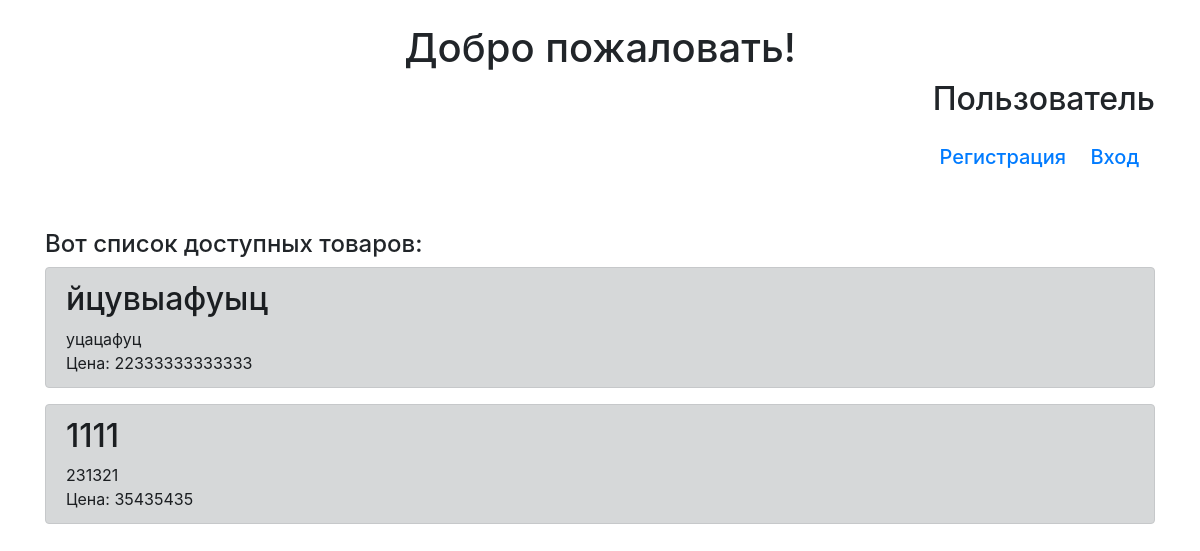
Page /main on the earlier database version.
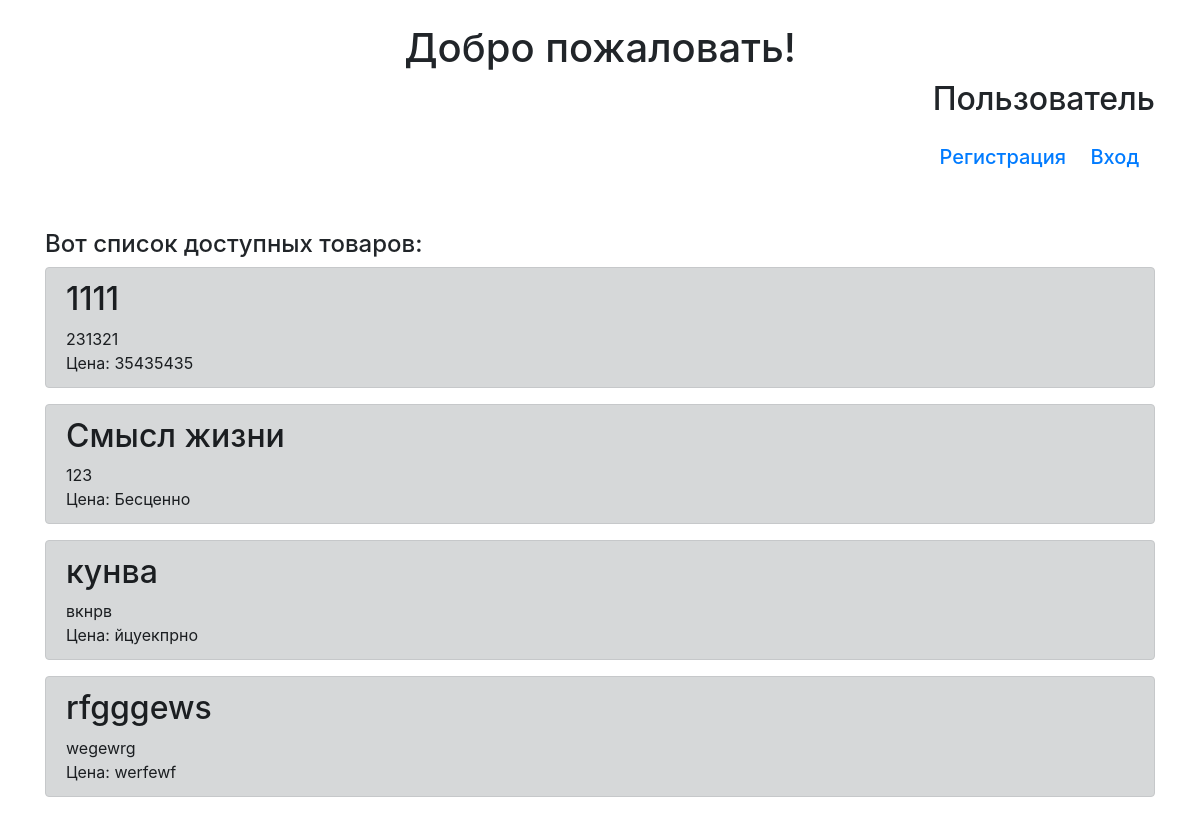
Same page on the later database version.
### tables this page shows
CREATE TABLE products 
                            (id INTEGER PRIMARY KEY AUTOINCREMENT, 
                             title VARCHAR(50),
                             content VARCHAR(200),
                             price VARCHAR(10),
                             user_id INTEGER
                             );

### server.py (the view)
@app.route('/')
@app.route('/main')
def main():
    nm = ProductModel(db.get_connection())
    nm.init_table()
    if 'username' in session:
        name = session['username']
        products =  ProductModel(db.get_connection()).get_all()
        status = session['user_id']
        BasketModel(db.get_connection()).init_table()
    else:
        name = 'Пользователь'
        products =  ProductModel(db.get_connection()).get_all()
        status = 'no_user'
    return render_template('main_list.html', title='Главная страница', \
        username='Пользователь', \
        products= products,
        status= status)

### db_connect.py (called while the page is built)
    def get_connection(self):
        return self.conn

### products.py (called while the page is built)
    def init_table(self):
        cursor = self.connection.cursor()
        cursor.execute('''CREATE TABLE IF NOT EXISTS products
                            (id INTEGER PRIMARY KEY AUTOINCREMENT,
                             title VARCHAR(50),
                             content VARCHAR(200),
                             price VARCHAR(10),
                             user_id INTEGER
                             )''')
        cursor.close()
        self.connection.commit()

    def get_all(self, user_id = None):
        cursor = self.connection.cursor()
        if user_id:
            cursor.execute("SELECT * FROM products WHERE user_id = ?",
                           (str(user_id)))
        else:
            cursor.execute("SELECT * FROM products")
        rows = cursor.fetchall()
        return rows

### templates/main_list.html (shortened to what this page needs)
﻿{% extends "base.html" %}
{% block content %}
<body background="img.jpg" bgproperties="fixed">
    <h1 align=center>Добро пожаловать!</h1>
    <h2 align=right>
      {% if "username" in session %}
        <a class="navbar-brand" href="/logout">{{session['username']}}</a>
        <br>
        <a href="/add_product">Добавить Товар</a>
        <br>
        <a class="navbar-brand" href="/logout">Выход</a>
      {% else %}
        <p>{{username}}</p>
        <a class="navbar-brand" href="/signup">Регистрация</a>
        <a class="navbar-brand" href="/login">Вход</a>
     {% endif %}
     </h2>
     <br><br>
     <h4> Вот список доступных товаров: </h4>
     {% for item in products %}
	    <div class="alert alert-dark" role="alert">
	        <h2>{{item[1]}}</h2>
          <div>{{item[2]}}</div>
          <div>Цена: {{item[3]}}</div>
	    </div>
	{% endfor %}
</body>
{% endblock %}

### templates/base.html (shortened to what this page needs)
<!doctype html>
<html lang="en">
<head>
    <link rel="stylesheet" href="https://maxcdn.bootstrapcdn.com/bootstrap/4.0.0/css/bootstrap.min.css">
</head>
  <body>
    <main role="main" class="container">
        {% block content %}{% endblock %}
    </main>
  </body>
</html>

Differences in the rows shown:
removed products: title "йцувыафуыц", content "уцацафуц", price "22333333333333"
added products: title "Смысл жизни", content "123", price "Бесценно"
added products: title "кунва", content "вкнрв", price "йцуекпрно"
added products: title "rfgggews", content "wegewrg", price "werfewf"
